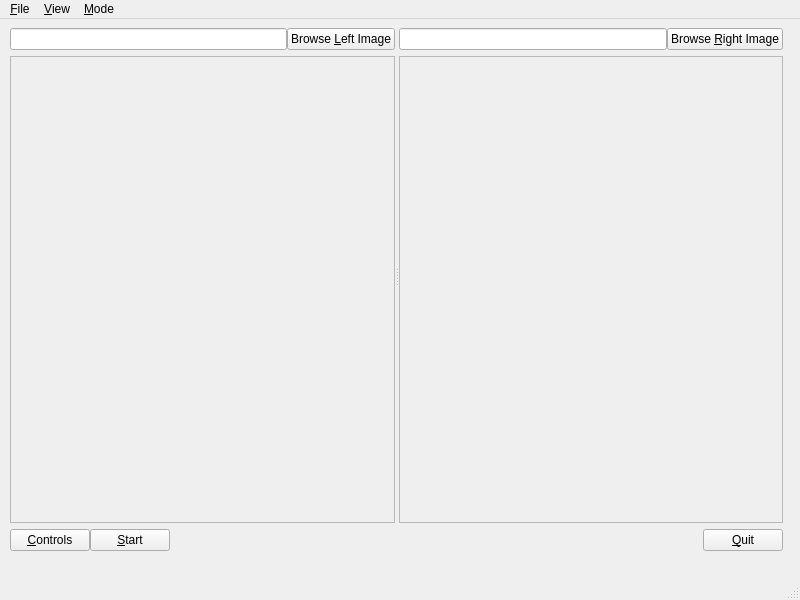
<?xml version="1.0" encoding="UTF-8"?>
<ui version="4.0">
 <class>QcorrClass</class>
 <widget class="QMainWindow" name="QcorrClass">
  <property name="geometry">
   <rect>
    <x>0</x>
    <y>0</y>
    <width>800</width>
    <height>600</height>
   </rect>
  </property>
  <property name="sizePolicy">
   <sizepolicy hsizetype="Ignored" vsizetype="Expanding">
    <horstretch>1</horstretch>
    <verstretch>1</verstretch>
   </sizepolicy>
  </property>
  <property name="windowTitle">
   <string>QCorr</string>
  </property>
  <widget class="QWidget" name="centralwidget">
   <widget class="QFrame" name="main_frame">
    <property name="geometry">
     <rect>
      <x>1</x>
      <y>0</y>
      <width>791</width>
      <height>541</height>
     </rect>
    </property>
    <layout class="QVBoxLayout" name="main_verticalLayout" stretch="0,0">
     <property name="sizeConstraint">
      <enum>QLayout::SetNoConstraint</enum>
     </property>
     <item>
      <widget class="QSplitter" name="splitter">
       <property name="sizePolicy">
        <sizepolicy hsizetype="Expanding" vsizetype="Expanding">
         <horstretch>0</horstretch>
         <verstretch>0</verstretch>
        </sizepolicy>
       </property>
       <property name="orientation">
        <enum>Qt::Horizontal</enum>
       </property>
       <widget class="QWidget" name="layoutWidget">
        <layout class="QVBoxLayout" name="left_verticalLayout" stretch="0,0">
         <item>
          <layout class="QHBoxLayout" name="leftImg_horizontalLayout">
           <property name="spacing">
            <number>0</number>
           </property>
           <property name="sizeConstraint">
            <enum>QLayout::SetMinimumSize</enum>
           </property>
           <item>
            <widget class="QLineEdit" name="leftImage_lineEdit"/>
           </item>
           <item>
            <widget class="QPushButton" name="leftBrowse_pushButton">
             <property name="sizePolicy">
              <sizepolicy hsizetype="Minimum" vsizetype="Fixed">
               <horstretch>0</horstretch>
               <verstretch>0</verstretch>
              </sizepolicy>
             </property>
             <property name="font">
              <font>
               <family>Arial</family>
              </font>
             </property>
             <property name="text">
              <string>Browse &amp;Left Image</string>
             </property>
            </widget>
           </item>
          </layout>
         </item>
         <item>
          <widget class="QScrollArea" name="leftImage_scrollArea">
           <property name="verticalScrollBarPolicy">
            <enum>Qt::ScrollBarAsNeeded</enum>
           </property>
           <property name="widgetResizable">
            <bool>false</bool>
           </property>
           <widget class="QWidget" name="scrollAreaWidgetContents_3">
            <property name="geometry">
             <rect>
              <x>0</x>
              <y>0</y>
              <width>255</width>
              <height>224</height>
             </rect>
            </property>
           </widget>
          </widget>
         </item>
        </layout>
       </widget>
       <widget class="QWidget" name="layoutWidget">
        <layout class="QVBoxLayout" name="right_verticalLayout">
         <item>
          <layout class="QHBoxLayout" name="rightImg_horizontalLayout">
           <property name="spacing">
            <number>0</number>
           </property>
           <item>
            <widget class="QLineEdit" name="rightImage_lineEdit">
             <property name="sizePolicy">
              <sizepolicy hsizetype="Expanding" vsizetype="Fixed">
               <horstretch>0</horstretch>
               <verstretch>0</verstretch>
              </sizepolicy>
             </property>
            </widget>
           </item>
           <item>
            <widget class="QPushButton" name="rightBrowse_pushButton">
             <property name="sizePolicy">
              <sizepolicy hsizetype="Minimum" vsizetype="Fixed">
               <horstretch>0</horstretch>
               <verstretch>0</verstretch>
              </sizepolicy>
             </property>
             <property name="font">
              <font>
               <family>Arial</family>
              </font>
             </property>
             <property name="text">
              <string>Browse &amp;Right Image</string>
             </property>
            </widget>
           </item>
          </layout>
         </item>
         <item>
          <widget class="QScrollArea" name="rightImage_scrollArea">
           <property name="verticalScrollBarPolicy">
            <enum>Qt::ScrollBarAsNeeded</enum>
           </property>
           <property name="widgetResizable">
            <bool>false</bool>
           </property>
           <widget class="QWidget" name="scrollAreaWidgetContents_2">
            <property name="geometry">
             <rect>
              <x>0</x>
              <y>0</y>
              <width>255</width>
              <height>224</height>
             </rect>
            </property>
           </widget>
          </widget>
         </item>
        </layout>
       </widget>
      </widget>
     </item>
     <item>
      <layout class="QHBoxLayout" name="bottom_horizontalLayout">
       <property name="spacing">
        <number>0</number>
       </property>
       <item>
        <widget class="QPushButton" name="controls_pushButton">
         <property name="text">
          <string>&amp;Controls</string>
         </property>
        </widget>
       </item>
       <item>
        <widget class="QPushButton" name="start_pushButton">
         <property name="text">
          <string>&amp;Start</string>
         </property>
        </widget>
       </item>
       <item>
        <widget class="QLabel" name="corrResults_label">
         <property name="sizePolicy">
          <sizepolicy hsizetype="Expanding" vsizetype="Ignored">
           <horstretch>0</horstretch>
           <verstretch>0</verstretch>
          </sizepolicy>
         </property>
         <property name="font">
          <font>
           <family>Arial</family>
           <pointsize>11</pointsize>
          </font>
         </property>
         <property name="autoFillBackground">
          <bool>true</bool>
         </property>
         <property name="text">
          <string/>
         </property>
         <property name="scaledContents">
          <bool>true</bool>
         </property>
        </widget>
       </item>
       <item>
        <spacer name="horizontalSpacer">
         <property name="orientation">
          <enum>Qt::Horizontal</enum>
         </property>
         <property name="sizeHint" stdset="0">
          <size>
           <width>1</width>
           <height>20</height>
          </size>
         </property>
        </spacer>
       </item>
       <item>
        <widget class="QPushButton" name="quit_pushButton">
         <property name="text">
          <string>&amp;Quit</string>
         </property>
        </widget>
       </item>
      </layout>
     </item>
    </layout>
   </widget>
  </widget>
  <widget class="QMenuBar" name="menubar">
   <property name="geometry">
    <rect>
     <x>0</x>
     <y>0</y>
     <width>800</width>
     <height>25</height>
    </rect>
   </property>
   <widget class="QMenu" name="menu_Menu">
    <property name="title">
     <string>&amp;File</string>
    </property>
    <addaction name="action_Quit"/>
   </widget>
   <widget class="QMenu" name="menu_View">
    <property name="title">
     <string>&amp;View</string>
    </property>
    <addaction name="action_Map"/>
   </widget>
   <widget class="QMenu" name="menu_Mode">
    <property name="title">
     <string>&amp;Mode</string>
    </property>
    <addaction name="actionTemplate_Matching"/>
    <addaction name="action_Disparity_Finder"/>
   </widget>
   <addaction name="menu_Menu"/>
   <addaction name="menu_View"/>
   <addaction name="menu_Mode"/>
  </widget>
  <widget class="QStatusBar" name="statusbar"/>
  <action name="action_Quit">
   <property name="text">
    <string>&amp;Quit</string>
   </property>
  </action>
  <action name="action_Map">
   <property name="checkable">
    <bool>true</bool>
   </property>
   <property name="enabled">
    <bool>false</bool>
   </property>
   <property name="text">
    <string>&amp;Map</string>
   </property>
  </action>
  <action name="actionTemplate_Matching">
   <property name="checkable">
    <bool>true</bool>
   </property>
   <property name="enabled">
    <bool>false</bool>
   </property>
   <property name="text">
    <string>Template &amp;Matching</string>
   </property>
  </action>
  <action name="action_Disparity_Finder">
   <property name="checkable">
    <bool>true</bool>
   </property>
   <property name="enabled">
    <bool>false</bool>
   </property>
   <property name="text">
    <string>&amp;Disparity Finder</string>
   </property>
  </action>
 </widget>
 <tabstops>
  <tabstop>leftImage_lineEdit</tabstop>
 </tabstops>
 <resources/>
 <connections/>
</ui>
